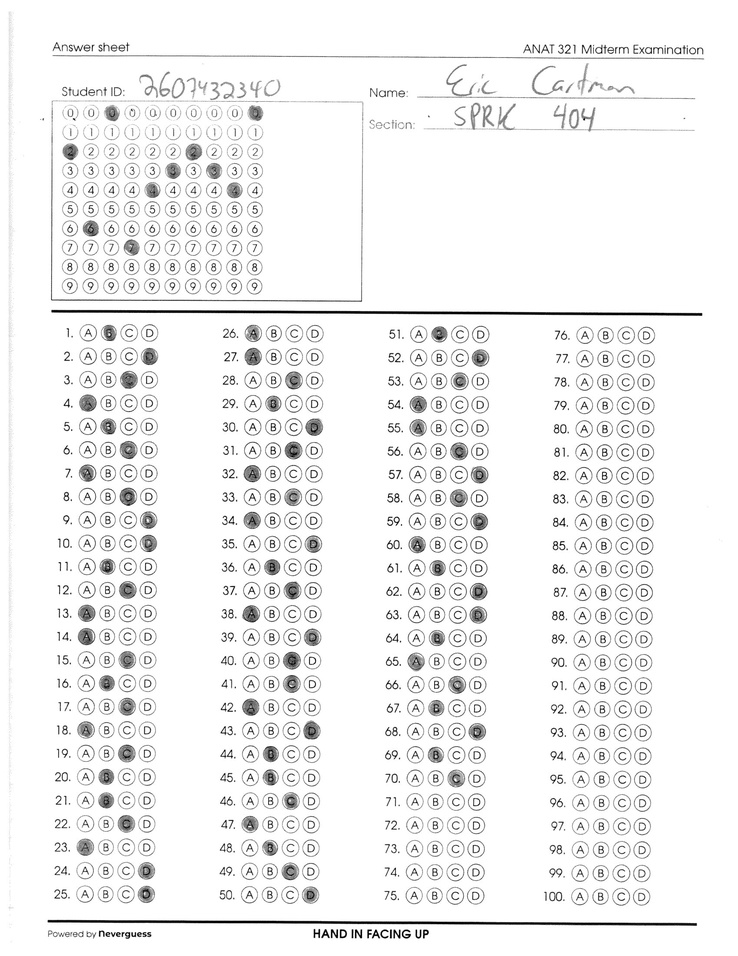
#> input picture tests/test_filled-corrected.jpg, 738 x 956 px, shrunk from 1700 x 2200 before the run
$ python main.py
#> lines starting #> are read from the running program, lines starting #| are printed output that depends on the picture; after the words box and inside, x2 and y2 are one past the last pixel; in counts of white or black regions, pixels touching at a corner belong together
import cv2 as cv
import numpy as np
from imutils import contours, grab_contours
from pathlib import Path

"""
Bubble sheet scanner script, based on the implementation at:
https://www.pyimagesearch.com/2016/10/03/bubble-sheet-multiple-choice-scanner-and-test-grader-using-omr-python-and-opencv/
"""


def get_image_as_mat(path):
#> called with path = 'tests/test_filled-corrected.jpg'
    path = Path(path)
    # Read the file content
    with open(path, 'rb') as f:
        content = bytearray(f.read())
        mat = np.asarray(content, dtype=np.uint8)
        src = cv.imdecode(mat, flags=cv.IMREAD_GRAYSCALE)
#> src is the input picture: shape (956, 738); min 0, max 255, mean 241.3
        if src is None:
            raise ValueError('The file seems to be of invalid type or encoding!')

        # ---Sharpening filter----
        kernel = np.array([[-1, -1, -1], [-1, 9, -1], [-1, -1, -1]])
        src = cv.filter2D(src, -1, kernel)

        return src


def get_bin_threshold(src, log_path: str = ''):
#> called with log_path = 'tests/test_filled-corrected.jpg'
    if src is None:
        raise ValueError('Provided data is invalid!')
    # apply Otsu's thresholding method to binarize the warped piece of paper
    thresh = cv.threshold(src, 0, 255, cv.THRESH_BINARY_INV | cv.THRESH_OTSU)[1]
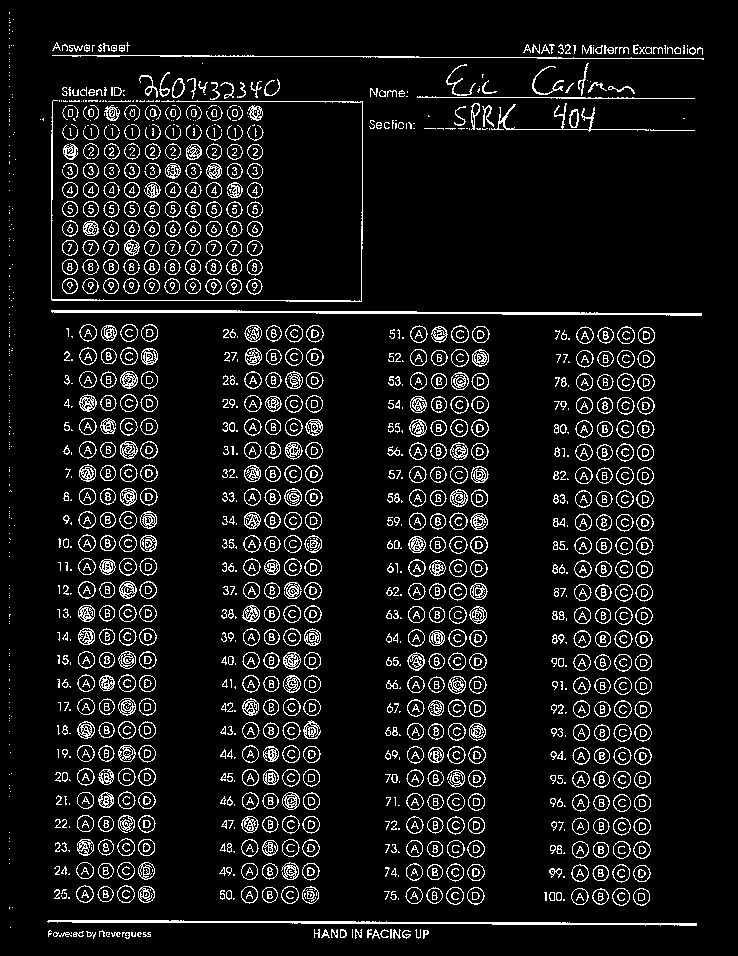
#> thresh: shape (956, 738); 8.6% white in thin lines or dots

    # Dilate image
    kernel = cv.getStructuringElement(cv.MORPH_ELLIPSE, (2, 2))
    thresh = cv.dilate(thresh, kernel, iterations=2)
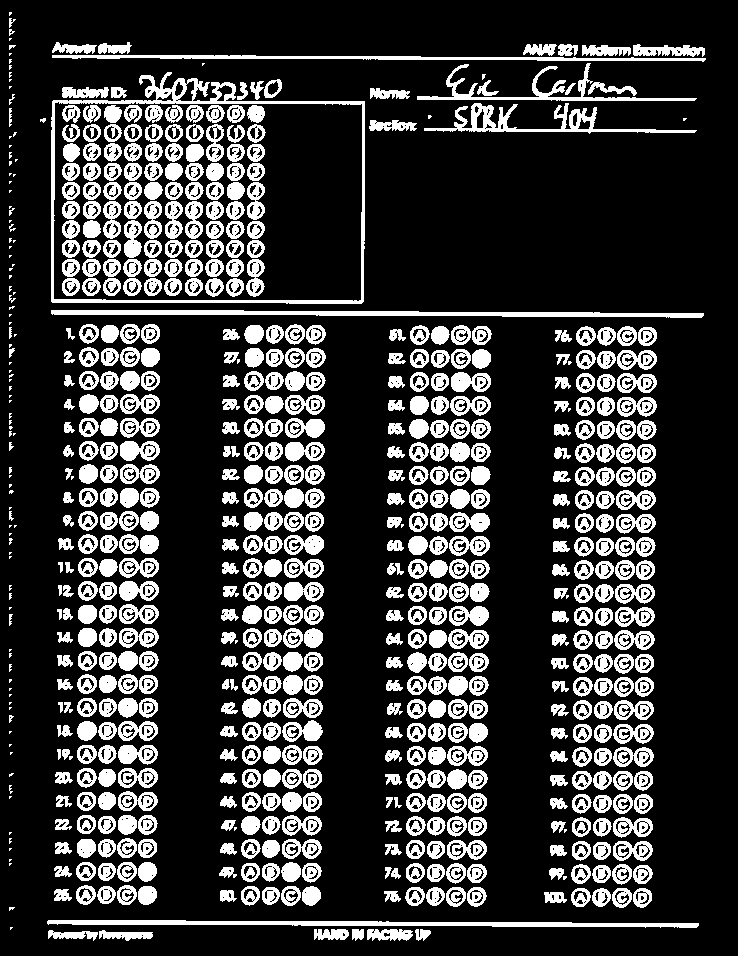
#> thresh: shape (956, 738); 22.3% white; 698 white regions (96 under 20 px)

    if log_path:
        p = Path(log_path)
        new_path = f"{p.parent.absolute()}/{p.stem}_thresh.jpg"
        cv.imwrite(new_path, thresh)

    return thresh


def identify_id(src, id_length: int = 10, log_path: str = ''):
    if src is None:
        raise ValueError('Provided data is invalid!')
    thresh = get_bin_threshold(src, log_path=log_path)
    # find contours in the thresholded image, then initialize the list of possible contours
    cnts = cv.findContours(thresh.copy(), cv.RETR_EXTERNAL, cv.CHAIN_APPROX_SIMPLE)
#> cnts = 606 contours, 109 with area under 20; largest, box (x1, y1, x2, y2) and area: (51, 72, 365, 304) 64336, (51, 310, 704, 318) 2380, (47, 920, 699, 928) 2258, (424, 103, 697, 134) 1912, (52, 55, 706, 62) 1508
    cnts = grab_contours(cnts)
    box_cnts = []

    # global width and height
    height, width = thresh.shape
#> height = 956; width = 738
    min_box_width = width/3
#> min_box_width = 246

    # loop over the contours
    for c in cnts:
        # compute the bounding box of the contour, then use the
        # bounding box to derive the aspect ratio
        (x, y, w, h) = cv.boundingRect(c)
        ar = w / float(h)

        # in order to label the contour as a region for id, the box
        # should be sufficiently wide, sufficiently tall, and
        # have an aspect ratio approximately equal to 1
        if w >= min_box_width and 1.1 <= ar <= 3:
            box_cnts.append(c)
            break
#> this loop made 588 passes
#> (x, y, w, h, ar) on passes 1 to 3: (99, 930, 54, 11, 4.91), (48, 930, 50, 11, 4.55), (415, 929, 16, 12, 1.33)
#> after the loop, box_cnts = 1 contour; box (x1, y1, x2, y2) and area: (51, 72, 365, 304) 64336

    if len(box_cnts) == 0:
        raise ValueError("Could not identify the bubble region for student ID!")

    # construct a mask that reveals only the current region to identify the bubbles
    mask = np.zeros(thresh.shape, dtype="uint8")
    (x, y, w, h) = cv.boundingRect(box_cnts[0])
    cv.rectangle(mask, (x+3, y+3), (x+w-6, y+h-6), (255, 255, 255), -1)
#> mask: shape (956, 738); 9.7% white; 1 white region, box (x1, y1, x2, y2) and area: (54, 75, 360, 299) 68544
    # cv.drawContours(mask, box_cnts, -1, 255, -1)

    # apply the mask to the thresholded image, then scan for bubbles in the region
    mask = cv.bitwise_and(thresh, thresh, mask=mask)
#> mask: shape (956, 738); 3.5% white; 100 white regions (2 under 20 px)
    cnts = cv.findContours(mask.copy(), cv.RETR_EXTERNAL, cv.CHAIN_APPROX_NONE)
#> cnts = 100 contours, 2 with area under 20; largest, box (x1, y1, x2, y2) and area: (54, 75, 360, 200) 2008, (185, 201, 203, 239) 484, (144, 201, 162, 239) 484, (103, 201, 122, 239) 479, (165, 201, 183, 239) 478
    cnts = grab_contours(cnts)
    bubble_cnts = []

    # [5 lines of commented-out code are left out]

    min_bubble_size = width / 50
#> min_bubble_size = 14.76

    # loop over the contours
    for c in cnts:
        # compute the bounding box of the contour, then use the
        # bounding box to derive the aspect ratio
        (x, y, w, h) = cv.boundingRect(c)
        ar = w / float(h)

        # in order to label the contour as a question, region
        # should be sufficiently wide, sufficiently tall, and
        # have an aspect ratio approximately equal to 1
        if w >= min_bubble_size and h >= min_bubble_size and 0.9 <= ar <= 1.1:
            bubble_cnts.append(c)
#> this loop made 100 passes
#> (x, y, w, h, ar) on passes 1 to 12: (226, 278, 18, 19, 0.947), (205, 278, 19, 19, 1), (185, 278, 18, 18, 1), (164, 278, 18, 18, 1), (144, 278, 18, 18, 1), (123, 278, 19, 18, 1.06), (103, 278, 18, 18, 1), (82, 278, 19, 18, 1.06), (62, 278, 18, 18, 1), (246, 259, 19, 38, 0.5), (226, 259, 18, 18, 1), (205, 259, 19, 18, 1.06)
#> (x, y, w, h) on pass 80: (145, 124, 18, 18)

    if len(bubble_cnts) == 0:
        raise ValueError("Could not find the bubbles!")

    # assert(len(bubble_cnts) == 100)

    # sort the bubble contours left-to-right
    bubble_cnts = contours.sort_contours(bubble_cnts)[0]

    bubble_matrix = []
    for (b, i) in enumerate(np.arange(0, len(bubble_cnts), 10)):
        # sort the contours for this row top-to-bottom, then append to the list
        cnts = (contours.sort_contours(bubble_cnts[i:i + 10], method="top-to-bottom")[0])[::1]
        bubble_matrix.append(cnts)
#> this loop made 9 passes
#> i on passes 1 to 9: 0, 10, 20, 30, 40, 50, 60, 70, 80

    if log_path:
        rgb = cv.cvtColor(src, cv.COLOR_GRAY2RGB)
        # Give different colors to different columns
        with_contour = None
        for c in bubble_matrix:
            color = list(np.random.random(size=3) * 256)
            with_contour = cv.drawContours(rgb, c, -1, color, 2)
#> this loop made 9 passes
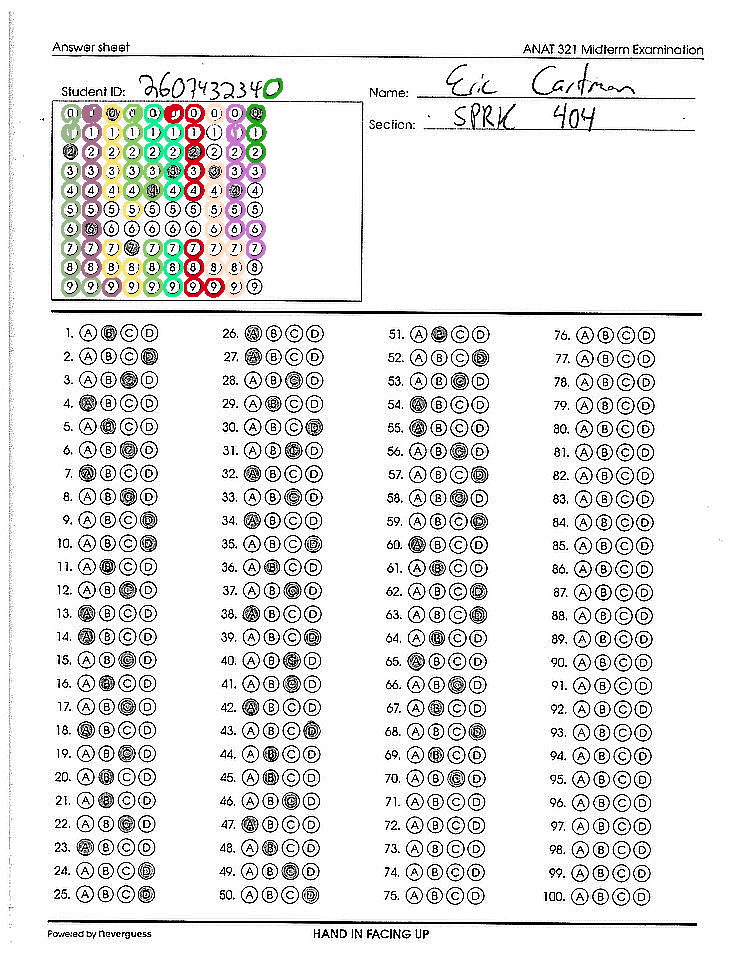
#> rgb: shape (956, 738, 3); mean B, G, R 229.9, 230.7, 230.8
        p = Path(log_path)
        new_path = f"{p.parent.absolute()}/{p.stem}_id_area.jpg"
        cv.imwrite(new_path, with_contour)

    # Start detecting ID
    detected_id = ""
    for cnts in bubble_matrix:
        # initialize bubble state
        bubbled = None
        # loop over the sorted contours
        for (j, c) in enumerate(cnts):
            # construct a mask that reveals only the current
            # "bubble" for the question
            mask = np.zeros(thresh.shape, dtype="uint8")
            cv.drawContours(mask, [c], -1, 255, -1)

            # apply the mask to the thresholded image, then
            # count the number of non-zero pixels in the
            # bubble area
            mask = cv.bitwise_and(thresh, thresh, mask=mask)
            total = cv.countNonZero(mask)

            # retrive the bound of this bubble
            bound = cv.findContours(mask.copy(), cv.RETR_EXTERNAL, cv.CHAIN_APPROX_NONE)
            bound = grab_contours(bound)

            # if the current total has a total of non-zero pixels larger than 2/3 of the contour size,
            # then we are examining the currently bubbled-in answer
            if total > (2 * cv.contourArea(bound[0]) / 3):
                bubbled = (total, j)

        if bubbled is None:
            raise ValueError("Missing digit in the ID field!")

        detected_id += f"{bubbled[1]}"
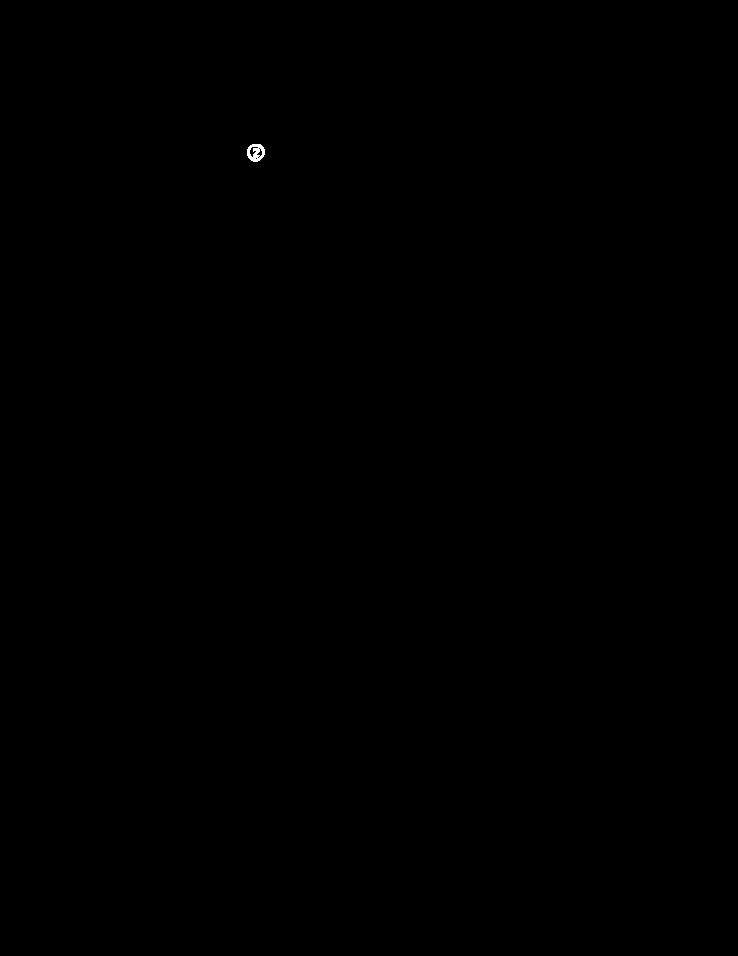
#> mask: shape (956, 738); 0.03% white; 1 white region, box (x1, y1, x2, y2) and area: (247, 144, 265, 162) 208
#| 999999993

    return detected_id


def identify_bubbles(src, choice_count: int = 4, log_path: str = ''):
#> called with choice_count = 4, log_path = 'tests/test_filled-corrected.jpg'
    if src is None:
        raise ValueError('Provided data is invalid!')
    thresh = get_bin_threshold(src, log_path=log_path)
    # find contours in the thresholded image, then initialize
    # the list of contours that correspond to questions
    cnts = cv.findContours(thresh.copy(), cv.RETR_EXTERNAL, cv.CHAIN_APPROX_SIMPLE)
    cnts = grab_contours(cnts)
    question_cnts = []
    box_cnts = []

    # global width and height
    height, width = thresh.shape
    min_box_width = width / 2
    min_bubble_size = width / 50

    # loop over the contours
    for c in cnts:
        # compute the bounding box of the contour, then use the
        # bounding box to derive the aspect ratio
        (x, y, w, h) = cv.boundingRect(c)
        ar = w / float(h)

        # find the boundaries that mark the start and end of the bubble region
        if w >= min_box_width and ar >= 2:
            box_cnts.append(c)

        # in order to label the contour as a question, region
        # should be sufficiently wide, sufficiently tall, and
        # have an aspect ratio approximately equal to 1
        if w >= min_bubble_size and h >= min_bubble_size and 0.9 <= ar <= 1.1:
            question_cnts.append(c)
#> this loop made 606 passes
#> c on passes 7, 48, 53: [[10, 927], [10, 929], [12, 927]], [[9, 863], [9, 865], [11, 863]], [[9, 859], [9, 861], [11, 859]]

    # sort the question contours top-to-bottom, then initialize
    # the total number of correct answers
    question_cnts, question_bounds = contours.sort_contours(question_cnts, method="top-to-bottom")
    question_bounds = np.asarray(question_bounds)
    # sort the box contours top-to-bottom to find out the closest boundaries for the bubble region
    box_cnts, box_bounds = contours.sort_contours(box_cnts, method="top-to-bottom")

    if len(box_cnts) > 2:
        box_bounds = list(box_bounds)[-2:]
        box_cnts = box_cnts[-2:]

    # filter out any potential bubbles that are outside of the boundaries
    filtered_question_cnts = []
    filtered_question_bounds = []
    top_bound = box_bounds[0][1]
    bottom_bound = box_bounds[1][1]
    # using an index to track where we are at, as using plain enumerate messes up the loop (this is a 2d array)
    index = 0
    for c in question_cnts:
        y = question_bounds[index][1]
        if top_bound <= y <= bottom_bound:
            filtered_question_cnts.append(c)
            filtered_question_bounds.append(question_bounds[index])
        index += 1

    # replace original lists with the filtered ones
    question_cnts = filtered_question_cnts
    question_bounds = filtered_question_bounds

    if log_path:
        rgb = cv.cvtColor(src, cv.COLOR_GRAY2RGB)
        with_contour = cv.drawContours(rgb, question_cnts, -1, (0, 255, 0), 2)
        with_contour = cv.drawContours(with_contour, box_cnts, -1, (0, 0, 255), 2)
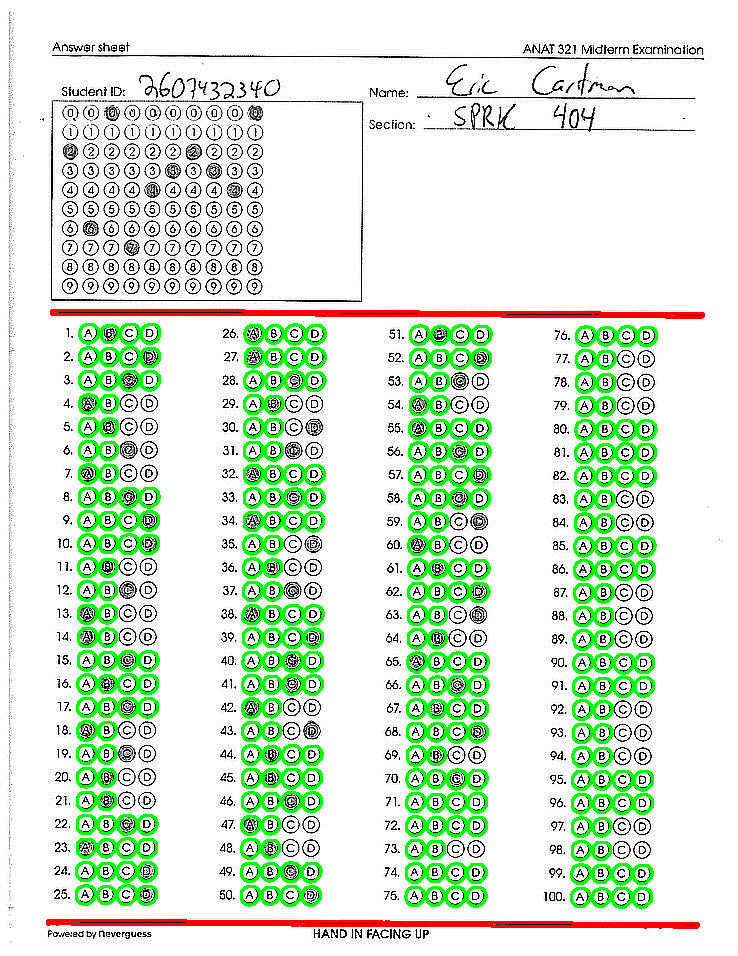
#> with_contour: shape (956, 738, 3); mean B, G, R 212.4, 234.6, 215.3
        p = Path(log_path)
        new_path = f"{p.parent.absolute()}/{p.stem}_marked_choices.jpg"
        cv.imwrite(new_path, with_contour)

        # sorting using the bounds using X axis
    first_col, second_col, third_col, fourth_col = [], [], [], []
    question_bounds_x = [x[0] for x in question_bounds]

    for x in range(0, len(question_cnts), 16):
        sorted_ques = [question_cnts[x+i] for i in np.argsort(question_bounds_x[x:x+16])]
        first_col.append(sorted_ques[0:4])
        second_col.append(sorted_ques[4:8])
        third_col.append(sorted_ques[8:12])
        fourth_col.append(sorted_ques[12:16])
#> this loop made 20 passes
#> x on passes 2 to 13: 16, 32, 48, 64, 80, 96, 112, 128, 144, 160, 176, 192

    ## Combining list of all questions
    sorted_question = first_col + second_col + third_col + fourth_col
    # length = 100

    if log_path:
        rgb = cv.cvtColor(src, cv.COLOR_GRAY2RGB)
        # Give different colors to different columns
        with_contour = None
        for c in sorted_question:
            color = list(np.random.random(size=3) * 256)
            with_contour = cv.drawContours(rgb, c, -1, color, 2)
#> this loop made 80 passes
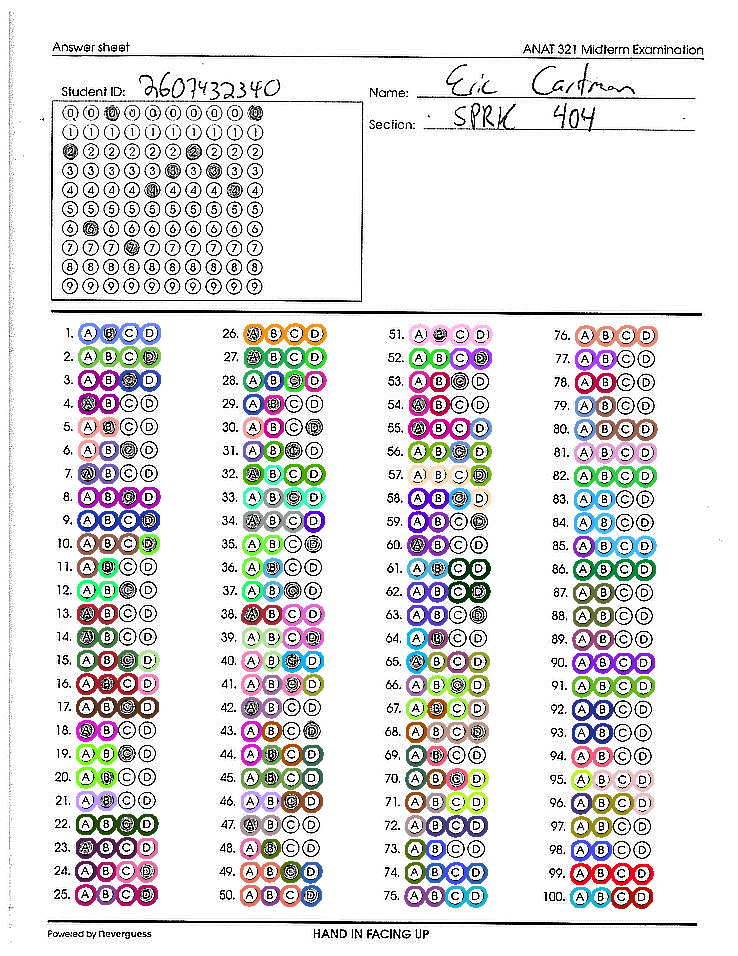
#> rgb: shape (956, 738, 3); mean B, G, R 225.1, 224.5, 225.7
        p = Path(log_path)
        new_path = f"{p.parent.absolute()}/{p.stem}_combined_cont_questions.jpg"
        cv.imwrite(new_path, with_contour)


    ## Converting this back to a flat list of 400 contours to run with existing code, but its already sorted
    sorted_question_cnts = [item for sublist in sorted_question for item in sublist]
    # length = 400


    choice_count = 4
    current_row = []

    # loop over the question in batches of the defined number of choice
    for (q, i) in enumerate(np.arange(0, len(question_cnts), choice_count)):
        cnts = sorted_question_cnts[i:i + choice_count]
        bubbled = []

        # loop over the sorted contours
        for (j, c) in enumerate(cnts):
            # construct a mask that reveals only the current
            # "bubble" for the question
            mask = np.zeros(thresh.shape, dtype="uint8")
            cv.drawContours(mask, [c], -1, 255, -1)

            # apply the mask to the thresholded image, then
            # count the number of non-zero pixels in the
            # bubble area
            mask = cv.bitwise_and(thresh, thresh, mask=mask)
            total = cv.countNonZero(mask)

            # retrive the bound of this bubble
            bound = cv.findContours(mask.copy(), cv.RETR_EXTERNAL, cv.CHAIN_APPROX_NONE)
            bound = grab_contours(bound)

            # if the current total has a total of non-zero pixels larger than 2/3 of the contour size,
            # then we are examining the currently bubbled-in answer
            if total > (2 * cv.contourArea(bound[0]) / 3):
                bubbled.append((total, j))


        # put the selected choice(s) into the master list
        if len(bubbled) == 0:
            current_row.append([-1])
        else:
            current_row.append(list(map(lambda b: b[1], bubbled)))
#> this loop made 79 passes
#> i on passes 1 to 12: 0, 4, 8, 12, 16, 20, 24, 28, 32, 36, 40, 44
#> mask: shape (956, 738); 0.04% white; 1 white region, box (x1, y1, x2, y2) and area: (633, 865, 653, 884) 247

    return current_row


def main(paths):
    for path in paths:
        src = get_image_as_mat(path)
        student_id = identify_id(src, log_path=path)
        print(student_id)
        selected = identify_bubbles(src, log_path=path)
        print(selected)
#> (printed output is left out)


if __name__ == '__main__':
    main(['tests/test_filled-corrected.jpg'])
